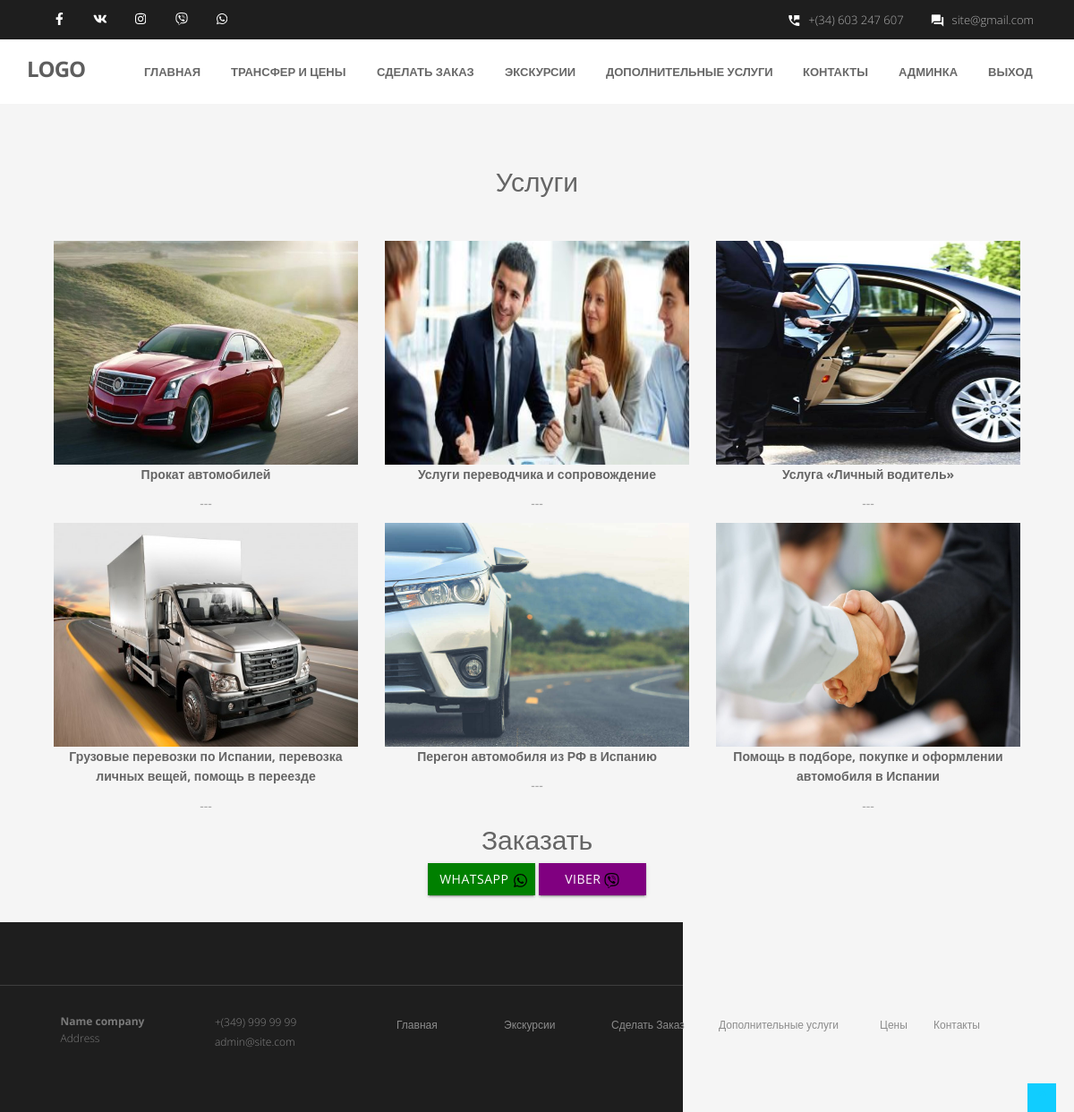
/services/ (signed in), run on the app's committed database.
### apps/services/models.py (models this page shows, shortened)
class Service(models.Model):
    name = models.CharField(max_length=100)
    description = models.CharField(max_length=1000)
    img = models.ImageField('img', null=True, blank=True, upload_to='services')

### apps/services/views.py (the view)
# urls.py: path('', ServicesView.as_view(), name='services')
class ServicesView(ListView):
    template_name = 'services.html'
    def get_queryset(self):
        return Service.objects.all()

### templates/services.html (shortened to what this page needs)
{% load widget_tweaks %}
<!DOCTYPE html>
<html lang="ru">
<head>
<link rel="stylesheet" href="/static/materialize/css/materialize.min.css" media="screen,projection" />
<link href="/static/css/bootstrap.min.css" rel="stylesheet" />
<link href="/static/css/fancybox/jquery.fancybox.css" rel="stylesheet">
<link href="/static/css/flexslider.css" rel="stylesheet" />
<link href="/static/css/style.css" rel="stylesheet" />
</head>
<body>
<div id="wrapper" class="home-page">
	<header class="topbar" >
		<div class="container">
			<div class="row">
				<div class="col-sm-3" >
                    <ul class="social-network">
					<li><a class="waves-effect waves-dark" href="#"><i style="color:white;" class="fa fa-facebook"></i></a></li>
					<li><a class="waves-effect waves-dark" href="#"><i style="color:white;" class="fa fa-vk"></i></a></li>
					<li><a class="waves-effect waves-dark" href="#"><i style="color:white;" class="fa fa-instagram"></i></a></li>
					<li><a class="waves-effect waves-dark" href="viber://chat?number=+34603247607"><i style="color:white;" class="fab fa-viber"></i></a></li>
					<li><a class="waves-effect waves-dark" href="whatsapp://send?phone=+34603247607"><i style="color:white;" class="fa fa-whatsapp"></i></a></li>
				</ul>
                    </div>
				<div class="col-sm-9">
                        <div class="row">
                            <ul class="info">
                                <li><i style="color:white;" class="icon-info-blocks material-icons">question_answer</i><span>site@gmail.com</span></li>
                                <li><i style="color:white;" class="icon-info-blocks material-icons">perm_phone_msg</i><span>+(34) 603 247 607</span></li>
                            </ul>
					</div>
					</div>
			</div>
		</div>
	</header>
	<header>
        <div class="navbar navbar-default navbar-static-top">
            <div class="container">
                <div class="navbar-header">
                    <a class="navbar-brand" href="{% url 'home:home' %}">LOGO</a>
                </div>
                <div class="navbar-collapse collapse ">
                    <ul class="nav navbar-nav">
                        <li ><a class="waves-effect waves-dark" href="{% url 'home:home' %}">Главная</a></li>
                        <li><a class="waves-effect waves-dark" href="{% url 'pricing:pricing' %}">Трансфер и цены</a></li>
                        <li><a class="waves-effect waves-dark" href="{% url 'orders:orders' %}">Сделать заказ</a></li>
                        <li><a class="waves-effect waves-dark" href="{% url 'excursion:excursion' %}">Экскурсии</a></li>
						<li><a class="waves-effect waves-dark" href="{% url 'services:services' %}">Дополнительные  услуги</a></li>
                        <li><a class="waves-effect waves-dark" href="{% url 'contact:contact' %}">Контакты</a></li>
                        {% if user.is_superuser %}
                            <li><a class="waves-effect waves-dark" href="{% url 'profile:profile' %}">Админка</a></li>
                            <li><a class="waves-effect waves-dark" href="{% url 'logout' %}">Выход</a></li>
                        {% endif %}
                    </ul>
                </div>
            </div>
        </div>
	</header>
	<section id="content">
		<div class="container content">
        <div class="text-center">
            <p class="h2">Услуги </p>
        </div>
        <div class="col-md-12" style="margin-top: 40px;">
       {% for item in object_list %}
            <div class="col-md-4 text-center">
                <img src="/media/{{ item.img }}" alt="" style="width: 340px;height: 250px;">
                <p><strong>{{ item.name }}</strong></p>
                <p>{{ item.description }}</p>
            </div>
       {% endfor %}
        </div>
        <div class="text-center">
         <p class="h2">Заказать</p>
            <a href="whatsapp://send?phone=+34603247607">
                <button class="btn btn-warning" style="background-color: green;border-color: green">
                    WhatsApp
                <img style="height: 17px;width: 17px;" src="/static/img/svg/whatsapp-brands.svg" alt="">
                </button>
            </a>
            <a href="viber://chat?number=+34603247607">
                <button class="btn btn-warning" style="background-color: purple;border-color: purple">
                    Viber
                <img style="height: 17px;width: 17px;" src="/static/img/svg/viber-brands.svg" alt="">
                </button>
            </a>
        </div>
    </div>
    </section>
<footer class="our_footer">
            <div id="sub-footer">
                <div class="container">
                    <div class="row">
                        <div class="widget">
                            <div class="col-md-12">
                                <div class="col-md-4">
                                     <div class="col-md-6">
                                        <address>
                                        <strong>Name company</strong><br>
                                        Address
                                        </address>
                                     </div>
                                    <div class="col-md-6">
                                        <p>
                                             +(349) 999 99 99 <br>
                                             admin@site.com
                                         </p>
                                    </div>
                                </div>
                                <div class="col-md-8">
                                    <div class="col-md-2">
                                        <ul class="link-list">
                                        <li><a class="waves-effect waves-dark" href="{% url 'home:home' %}">Главная</a></li>
                                            </ul>
                                    </div>
                                    <div class="col-md-2">
                                        <ul class="link-list">
                                        <li><a class="waves-effect waves-dark" href="{% url 'excursion:excursion' %}">Экскурсии</a></li>
                                            </ul>
                                    </div>
                                    <div class="col-md-2">
                                        <ul class="link-list">
                                        <li ><a class="waves-effect waves-dark" href="{% url 'orders:orders' %}">Сделать Заказ</a></li>
                                            </ul>
                                    </div>
                                    <div class="col-md-3">
                                        <ul class="link-list">
                                        <li ><a class="waves-effect waves-dark" href="{% url 'services:services' %}">Дополнительные услуги</a></li>
                                            </ul>
                                    </div>
                                    <div class="col-md-1">
                                        <ul class="link-list">
                                        <li ><a class="waves-effect waves-dark" href="{% url 'pricing:pricing' %}">Цены</a></li>
                                            </ul>
                                    </div>
                                    <div class="col-md-1">
                                        <ul class="link-list">
                                        <li ><a class="waves-effect waves-dark" href="{% url 'contact:contact' %}">Контакты</a></li>
                                            </ul>
                                    </div>
                                </div>
                        </div>
                        </div>
                        <div class="col-lg-9"></div>
                        <div class="col-lg-3">
                            <div class="copyright">
                                <p>
                                    <span>&copy; company name 2019 All right reserved</span>
                                </p>
                            </div>
                        </div>
                    </div>
                </div>
            </div>
	    </footer>
</div>
<a href="#" class="scrollup waves-effect waves-dark"><i class="fa fa-angle-up active"></i></a>
</body>
</html>

### static/css/style.css (style rules this page uses)
body { font-family:'Open Sans', Arial, sans-serif; font-weight:300; line-height:1.6em; color:#656565; font-size: 1.4em; background: #f5f5f5; }
a { color: #10cdff; text-decoration: none; }
input, button, select, textarea { border-radius: 0px !important; }
#wrapper { width:100%; margin:0; padding:0; }
.widget { color: #858585; }
.row,.row-fluid { margin-bottom:30px; }
.row .row,.row-fluid .row-fluid { margin-bottom:30px; }
.topbar { background-color: #1e1e1e; padding: 0; }
.topbar .container .row { margin: 0; padding:0; }
header .navbar { margin-bottom: 0; }
.topbar ul.info i { color: #10cdff; font-size: 16px; font-style: normal; margin-right: 8px; display: inline-block; position: relative; top: 4px; }
.topbar ul.info li { float: right; padding-left: 30px; color: #b0b0b0; font-size: 13px; line-height: 44px; }
.navbar-default { border: none; }
.navbar-brand { color: #222; text-transform: uppercase; font-size: 24px; font-weight: 700; line-height: 1em; letter-spacing: -1px; margin-top: 21px; padding: 0 0 0 15px; }
.navbar-default .navbar-brand { color: #5e5e5e;font-size: 24px;text-transform: uppercase; }
header .navbar-collapse ul.navbar-nav { float: right; margin-right: 0; }
header .navbar { min-height: 70px;padding: 18px 0;background: #ffffff; }
.home-page header .navbar-default { background: #fff; width: 100%; }
header .navbar { min-height: 62px; padding: 0; }
header .navbar-nav > li { padding-bottom: 12px; padding-top: 12px; padding: 0 !important; }
header .navbar-nav > li > a { margin-left: 2px; line-height: 40px; font-weight: 700; -webkit-transition: all .3s ease; -moz-transition: all .3s ease; -ms-transition: all .3s ease; -o-transition: all .3s ease; transition: all .3s ease; }
header ul.nav li { border:none; margin:0; }
header ul.nav li a { font-size: 13px; border:none; font-weight: 600; text-transform:uppercase; }
.navbar .nav > li > a { color: #676767; text-shadow: none; border: 1px solid rgba(255, 255, 255, 0) !important; }
.text-center img { margin: auto; }
#content { position:relative; padding:50px 0 0px 0; }
.btn { text-align: center;color: #FFFFFF;background: #10cdff;border-color: #10cdff;width: 120px;border-radius: 0; }
ul.link-list { margin:0; padding:0; list-style:none; }
ul.link-list li { margin:0; padding:2px 0 2px 0; list-style:none; }
footer { background: #1e1e1e; }
footer ul.link-list li a { color: #8C8C8C; }
footer { padding:50px 0 0 0; color:#f8f8f8; }
footer a { color:#fff; }
footer address { line-height:1.6em; color: #797979; }
ul.social-network { list-style:none; margin: 4px 0 0; }
ul.social-network li { display:inline; margin: 0 5px; padding: 5px 0 0; width: 32px; display: inline-block; text-align: center; height: 32px; vertical-align: baseline; }
#sub-footer { text-shadow:none; color: #dedede; padding:0; padding-top:30px; margin:20px 0 0 0; background: #1e1e1e; border-top: 1px solid #3e3e3e; }
#sub-footer p { margin:0; padding:0; }
#sub-footer span { color: #9e9e9e; }
.copyright { text-align:left; font-size:12px; }
.scrollup { position:fixed; width:32px; height:32px; bottom:0px; right:20px; background: #10cdff; }
a.scrollup { outline:0; text-align: center; }
.link-list li a { font-size: 12px; }
.widget .col-md-6 { font-size: 12px; }
.our_footer { margin-top: 30px; }

### data on the page
Service: img (picture), name "Прокат автомобилей", description "---"
Service: img (picture), name "Услуги переводчика и сопровождение", description "---"
Service: img (picture), name "Услуга «Личный водитель»", description "---"
Service: img (picture), name "Грузовые перевозки по Испании, перевозка личных вещей, помощь в переезде", description "---"
Service: img (picture), name "Перегон автомобиля из РФ в Испанию", description "---"
Service: img (picture), name "Помощь в подборе, покупке и оформлении автомобиля в Испании", description "---"
